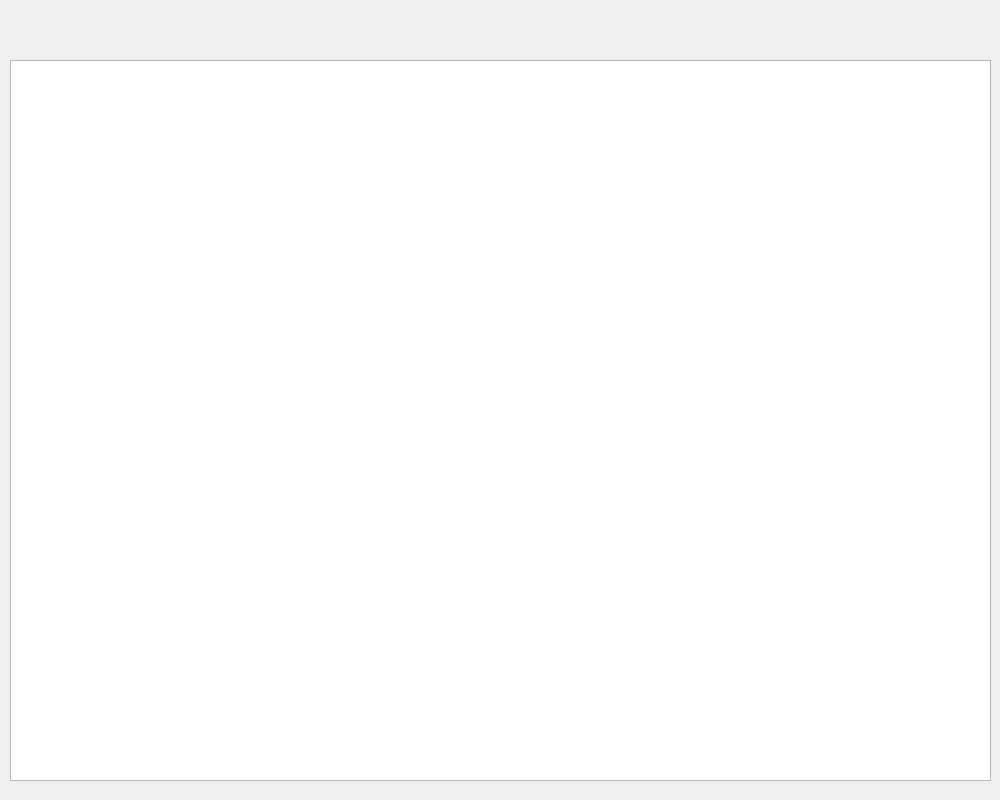
<?xml version="1.0" encoding="UTF-8"?>
<ui version="4.0">
 <class>MainWindow</class>
 <widget class="QMainWindow" name="MainWindow">
  <property name="geometry">
   <rect>
    <x>0</x>
    <y>0</y>
    <width>1000</width>
    <height>800</height>
   </rect>
  </property>
  <property name="windowTitle">
   <string>MainWindow</string>
  </property>
  <widget class="QWidget" name="centralwidget">
   <widget class="QTableWidget" name="tableWidget">
    <property name="geometry">
     <rect>
      <x>10</x>
      <y>60</y>
      <width>981</width>
      <height>721</height>
     </rect>
    </property>
   </widget>
  </widget>
 </widget>
 <resources/>
 <connections/>
</ui>
